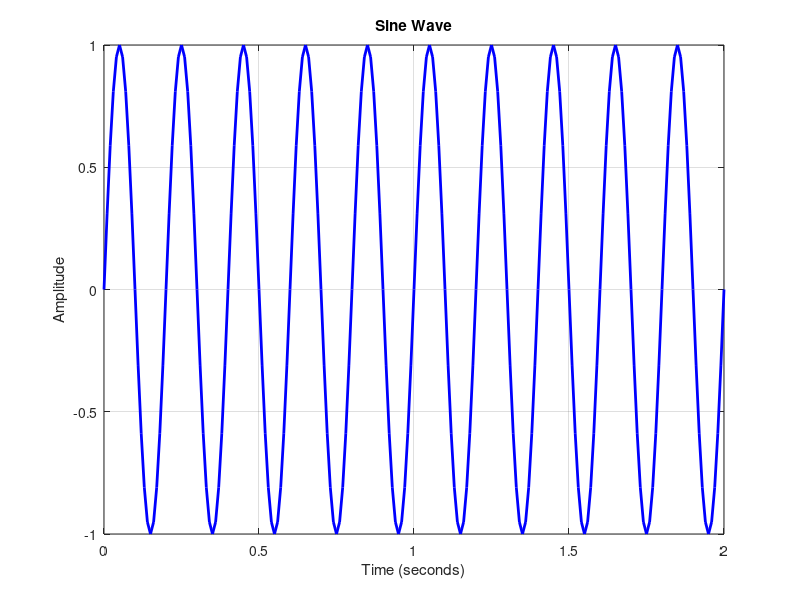
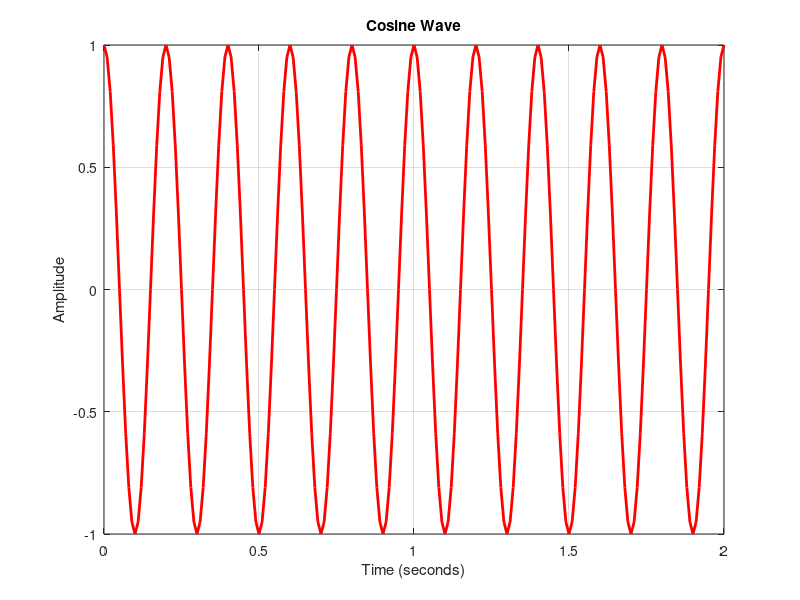

MATLAB code to generate these figures, in order:


t = 0:0.01:2;
freq = 5;
sin_wave = sin(2 * pi * freq * t);
cos_wave = cos(2 * pi * freq * t);

% First figure window for sine wave
figure;
plot(t, sin_wave, 'b', 'LineWidth', 2);
grid on;
xlabel('Time (seconds)');
ylabel('Amplitude');
title('Sine Wave');

% Second figure window for cosine wave
figure;
plot(t, cos_wave, 'r', 'LineWidth', 2);
grid on;
xlabel('Time (seconds)');
ylabel('Amplitude');
title('Cosine Wave');
